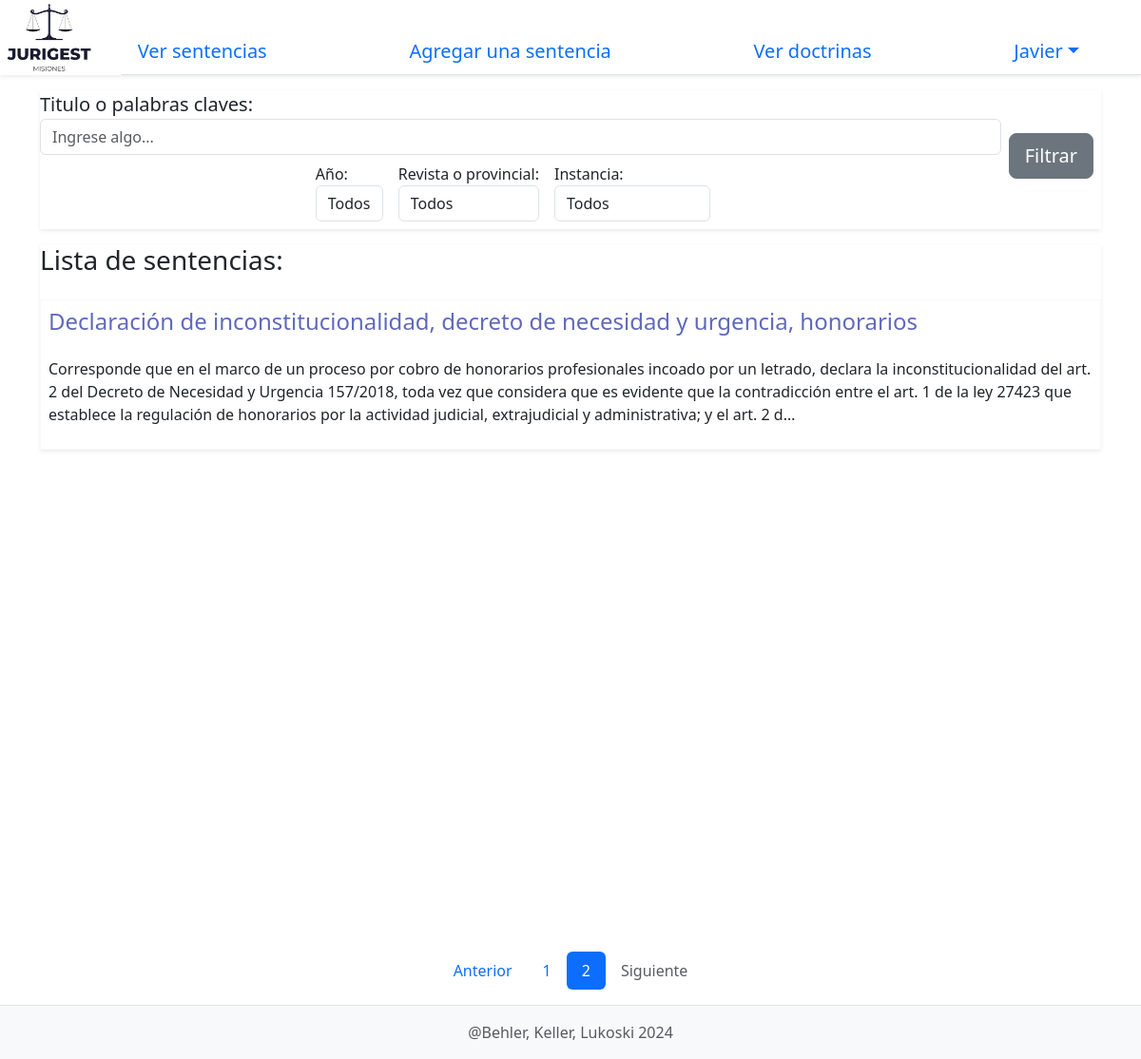
The app's page /?page=2 (signed in), older data.
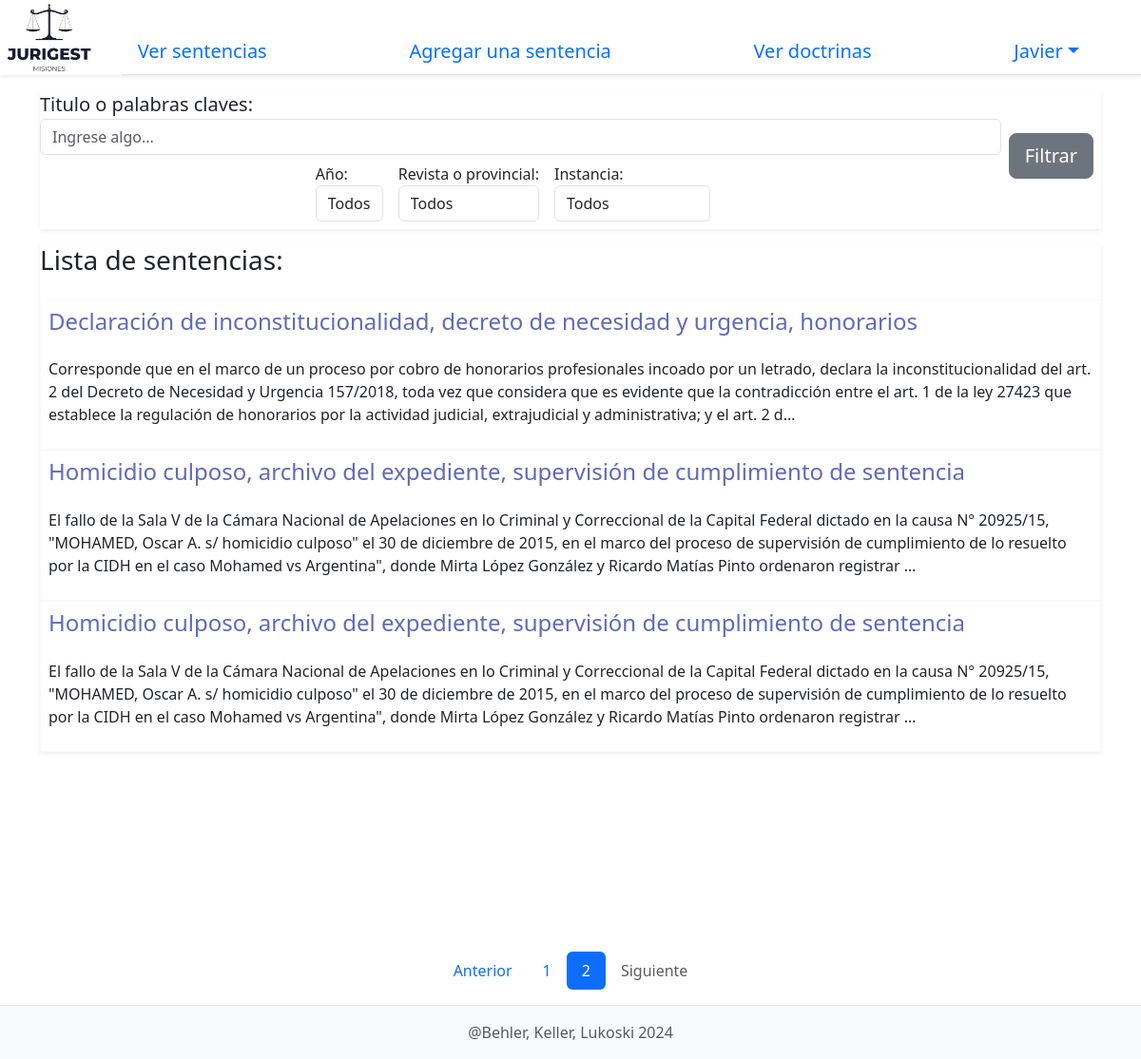
The same page, newer data.
### App_JuriGest/models.py (models this page shows, shortened)
class UsuarioBase(AbstractUser):
    TIPO_CHOICES = [
        ('juez', 'Juez'),
        ('lector', 'Lector')]
    tipo = models.CharField(max_length=20, choices=TIPO_CHOICES)  # 'juez' o 'lector'
    class Meta:
        db_table = 'usuario_base'

class Sentencia(models.Model):
    id_sentencia = models.AutoField(primary_key=True)
    titulo = models.CharField(max_length=200)
    descripcion = models.TextField(blank=True)
    a_quien_aplica = models.CharField(max_length=300)
    fecha = models.DateTimeField(auto_now_add=False) # Se añade la fecha al momento de crear la instancia
    REVISTA_O_PROVINCIAL_CHOICES = [
        ('Revista', 'Revista'),
        ('Provincial', 'Provincial'),
    ]
    INSTANCIA_CHOICES = [
        ('Primer instancia', 'Primer instancia'),
        ('Segunda instancia', 'Segunda instancia'),
        ('Tercera instancia', 'Tercera instancia'),
    ]
    revista_o_provincial = models.CharField(max_length=10, choices=REVISTA_O_PROVINCIAL_CHOICES)
    instancia = models.CharField(max_length=20, choices=INSTANCIA_CHOICES)
    user = models.ForeignKey(UsuarioBase, on_delete=models.CASCADE) # Esto no debería estar, en caso de que se elimine un juez, no debería limpiar sus sentencias

### App_JuriGest/views.py (the view, shortened to what this page needs)
# urls.py: path('', views.home_view, name="home"),
@login_required
def home_view(request):
    form = FiltradoSentencias(request.POST or None)  # Si viene como POST obtenemos los datos, de lo contrario se crea el formulario para mostrar
    sentencias_list = Sentencia.objects.all()  # Todas las sentencias sin filtros
    paginator = Paginator(sentencias_list, 7)  # 7 sentencias por página
    page_number = request.GET.get('page')
    page_obj = paginator.get_page(page_number)
    return render(request, 'index.html', {'form': form, 'page_obj': page_obj})

### App_JuriGest/forms.py
class FiltradoSentencias(forms.Form):
    AÑOS = [(r, r) for r in range(1980, datetime.date.today().year+1)]
    AÑOS = [('todos', 'Todos')] + AÑOS
    REVISTA_O_PROVINCIAL = [
        ('todos', 'Todos'),
        ('Revista', 'Revista'),
        ('Provincial', 'Provincial'),
    ]
    INSTANCIA_CHOICES = [
        ('todos', 'Todos'),
        ('primer instancia', 'Primer instancia'),
        ('segunda instancia', 'Segunda instancia'),
        ('tercera instancia', 'Tercera instancia'),
    ]
    titulo = forms.CharField(label='Titulo o palabras claves:', required=False, widget=forms.TextInput(attrs={'class': 'form-control', 'placeholder': 'Ingrese algo...'}))
    año = forms.ChoiceField(choices=AÑOS, widget=forms.Select(attrs={'class': 'form-control'}), required=False, label='Año:' )
    revista_o_provincial = forms.ChoiceField(choices=REVISTA_O_PROVINCIAL, required=False, widget=forms.Select(attrs={'class': 'form-control'}))
    instancia = forms.ChoiceField(choices=INSTANCIA_CHOICES, required=False, widget=forms.Select(attrs={'class': 'form-control'}))

### App_JuriGest/templates/index.html (shortened to what this page needs)
{% extends 'layouts/base.html' %}
{% load static %}
{% block body %}
<div class="shadow-sm pb-2">
    <form method="POST" class="">
        <div class="d-flex bd-highlight">
            <div class="w-100 bd-highlight">
                <div class="mb-2">
                    <p class="fs-5 mb-0 ">{{ form.titulo.label_tag }}</p>
                    {{ form.titulo }}
                </div>
                <div class="d-flex justify-content-center">
                    <div class="mb-0 me-3">
                        {{ form.año.label_tag }}
                        {{ form.año }}
                    </div>
                    <div class="mb-0 me-3">
                        {{ form.revista_o_provincial.label_tag }}
                        {{ form.revista_o_provincial }}
                    </div>
                    <div class="mb-0 me-3">
                        {{ form.instancia.label_tag }}
                        {{ form.instancia }}
                    </div>
                </div>
            </div>
            <div class="p-2 flex-shrink-1 bd-highlight align-self-center btn-lg ">
                <button class="btn btn-secondary btn-lg">
                    Filtrar
                </button>
            </div>
        </div>
    </form>
</div>
<div class="d-flex justify-content-between flex-column min-vh-100">
    <div class="mt-3 shadow-sm">
        <h3 class="mb-4"> Lista de sentencias: </h2>
        {% for sentencia in page_obj %}
            <div class="p-2 border border-light">
                <a href="{% url 'sentence_view' sentencia.id_sentencia %}" class="custom-link">
                    <h4 class="mb-4" style="color: #6069BB"> {{ sentencia.titulo }} </h4>
                    <p> {{ sentencia.descripcion|truncatechars:400 }}</p>
                </a>
            </div>
        {% endfor %}
    </div>
    <div class="d-flex justify-content-center">
        <ul class="nav nav-pills">
            {% if page_obj.has_previous %}
                <li class="nav-item">
                    <a class="nav-link" href="?page={{ page_obj.previous_page_number }}">Anterior</a>
                </li>
            {% else %}
                <li class="nav-item">
                    <a class="nav-link disabled" tabindex="-1" aria-disabled="true">Anterior</a>
                </li>
            {% endif %}
            {% for num in page_obj.paginator.page_range %}
                {% if page_obj.number == num %}
                    <li class="nav-item">
                        <a class="nav-link active" aria-current="page" href="?page={{ num }}">{{ num }}</a>
                    </li>
                {% else %}
                    <li class="nav-item">
                        <a class="nav-link" href="?page={{ num }}">{{ num }}</a>
                    </li>
                {% endif %}
            {% endfor %}
            {% if page_obj.has_next %}
                <li class="nav-item">
                    <a class="nav-link" href="?page={{ page_obj.next_page_number }}">Siguiente</a>
                </li>
            {% else %}
                <li class="nav-item">
                    <a class="nav-link disabled" tabindex="-1" aria-disabled="true">Siguiente</a>
                </li>
            {% endif %}
        </ul>
    </div>
</div>
{% endblock %}

### App_JuriGest/templates/layouts/base.html (shortened to what this page needs)
<!DOCTYPE html>
<html lang="es">
<head>
    {% load static %}
    <link href="https://cdn.jsdelivr.net/npm/bootstrap@5.3.0/dist/css/bootstrap.min.css" rel="stylesheet">
    <link rel="stylesheet" href="{% static 'styles/main.css' %}">
</head>
<body class="d-flex flex-column min-vh-100">
        <nav class="shadow-sm">
            <div class="d-flex justify-content-between bd-highlight ">
                <div class="flex-shrink-1 bd-highlight me-3 ">
                    <img src="{% static 'Logo.jpg' %}" class="img-fluid" alt="Logo página..." width="125">
                </div>
                {% if user.is_authenticated %}
                <ul class="nav nav-tabs w-100 bd-highlight mt-auto justify-content-between">
                    <li class="nav-item">
                        <a class="nav-link {% if page == 0 %} active {% endif %} mt-auto fs-5 mb-0" aria-current="page" href="{% url 'home' %}">Ver sentencias</a>
                    </li>
                    {% if user.tipo == 'juez'%}
                    <li class="nav-item">
                        <a class="nav-link {% if page == 1 %} active {% endif %} mt-auto fs-5 mb-0" aria-current="page" href="{% url 'create_sentence' %}">Agregar una sentencia</a>
                    </li>
                    {% endif %}
                    <li class="nav-item">
                        <a class="nav-link {% if page == 2 %} active {% endif %} mt-auto fs-5 mb-0" aria-current="page" href="#">Ver doctrinas</a>
                    </li>
                    <li class="nav-item dropdown pe-5">
                        <a class="nav-link dropdown-toggle mt-auto fs-5 mb-0" data-bs-toggle="dropdown" href="#" role="button" aria-expanded="false">{{user.first_name}}</a>
                    </li>
                  </ul>
                  {% endif %}
            </div>
        </nav>
        <main class="container my-3">
            {% block body %}
            {% endblock %}
        </main>
    <footer class="bd-footer py-3 mt-auto bg-light border-top">
        <div class="container text-center">
            <span class="text-muted">@Behler, Keller, Lukoski 2024</span>
        </div>
    </footer>
</body>
</html>

### App_JuriGest/templates/layouts/base.html (style rules this page uses)
.custom-link { text-decoration: none; color: inherit; }

Row changes from the older to the newer data that the page shows:
added Sentencia: titulo "Homicidio culposo, archivo del expediente, supervisión de cumplimiento de sentencia", descripcion "El fallo de la Sala V de la Cámara Nacional de Apelaciones en lo Criminal y Correccional de la Capital Federal dictado en la causa N° 20925/15, \"MOHAMED, Oscar A. s/ homicidio culposo\" el 30 de diciembre de 2015, en el marco del proceso de supervisión de cumplimiento de lo resuelto por la CIDH en el caso Mohamed vs Argentina\", donde Mirta López González y Ricardo Matías Pinto ordenaron registrar …"
added Sentencia: titulo "Homicidio culposo, archivo del expediente, supervisión de cumplimiento de sentencia", descripcion "El fallo de la Sala V de la Cámara Nacional de Apelaciones en lo Criminal y Correccional de la Capital Federal dictado en la causa N° 20925/15, \"MOHAMED, Oscar A. s/ homicidio culposo\" el 30 de diciembre de 2015, en el marco del proceso de supervisión de cumplimiento de lo resuelto por la CIDH en el caso Mohamed vs Argentina\", donde Mirta López González y Ricardo Matías Pinto ordenaron registrar …"
